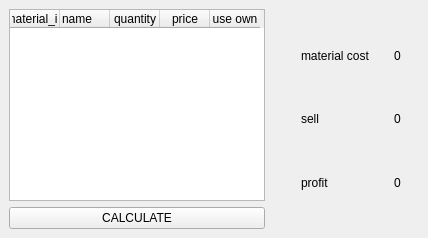
               <widget class="QWidget" name="tab">
                <property name="autoFillBackground">
                 <bool>false</bool>
                </property>
                <attribute name="title">
                 <string>Manufacture</string>
                </attribute>
                <layout class="QVBoxLayout" name="verticalLayout_5">
                 <property name="spacing">
                  <number>0</number>
                 </property>
                 <property name="leftMargin">
                  <number>0</number>
                 </property>
                 <property name="topMargin">
                  <number>0</number>
                 </property>
                 <property name="rightMargin">
                  <number>0</number>
                 </property>
                 <property name="bottomMargin">
                  <number>0</number>
                 </property>
                 <item>
                  <widget class="QWidget" name="widget_15" native="true">
                   <layout class="QHBoxLayout" name="horizontalLayout_9">
                    <property name="spacing">
                     <number>0</number>
                    </property>
                    <property name="leftMargin">
                     <number>0</number>
                    </property>
                    <property name="topMargin">
                     <number>0</number>
                    </property>
                    <property name="rightMargin">
                     <number>0</number>
                    </property>
                    <property name="bottomMargin">
                     <number>0</number>
                    </property>
                    <item>
                     <widget class="QWidget" name="widget_14" native="true">
                      <layout class="QVBoxLayout" name="verticalLayout_4">
                       <item>
                        <widget class="QTableWidget" name="table_2">
                         <property name="horizontalScrollBarPolicy">
                          <enum>Qt::ScrollBarAlwaysOff</enum>
                         </property>
                         <property name="selectionMode">
                          <enum>QAbstractItemView::NoSelection</enum>
                         </property>
                         <property name="selectionBehavior">
                          <enum>QAbstractItemView::SelectRows</enum>
                         </property>
                         <property name="verticalScrollMode">
                          <enum>QAbstractItemView::ScrollPerPixel</enum>
                         </property>
                         <property name="columnCount">
                          <number>5</number>
                         </property>
                         <attribute name="horizontalHeaderDefaultSectionSize">
                          <number>50</number>
                         </attribute>
                         <attribute name="verticalHeaderVisible">
                          <bool>false</bool>
                         </attribute>
                         <column>
                          <property name="text">
                           <string notr="true">material_id</string>
                          </property>
                         </column>
                         <column>
                          <property name="text">
                           <string>name</string>
                          </property>
                          <property name="textAlignment">
                           <set>AlignLeading|AlignVCenter</set>
                          </property>
                         </column>
                         <column>
                          <property name="text">
                           <string notr="true">quantity</string>
                          </property>
                          <property name="textAlignment">
                           <set>AlignCenter</set>
                          </property>
                         </column>
                         <column>
                          <property name="text">
                           <string notr="true">price</string>
                          </property>
                          <property name="textAlignment">
                           <set>AlignCenter</set>
                          </property>
                         </column>
                         <column>
                          <property name="text">
                           <string>use own</string>
                          </property>
                          <property name="textAlignment">
                           <set>AlignCenter</set>
                          </property>
                         </column>
                        </widget>
                       </item>
                       <item>
                        <widget class="QPushButton" name="pushButton">
                         <property name="text">
                          <string>CALCULATE</string>
                         </property>
                        </widget>
                       </item>
                      </layout>
                     </widget>
                    </item>
                    <item>
                     <widget class="QWidget" name="widget_10" native="true">
                      <layout class="QHBoxLayout" name="horizontalLayout_7">
                       <item>
                        <widget class="QWidget" name="widget_11" native="true">
                         <property name="minimumSize">
                          <size>
                           <width>30</width>
                           <height>0</height>
                          </size>
                         </property>
                         <layout class="QHBoxLayout" name="horizontalLayout_8">
                          <item>
                           <widget class="QWidget" name="widget_12" native="true">
                            <layout class="QVBoxLayout" name="verticalLayout_2">
                             <item>
                              <widget class="QLabel" name="label_10">
                               <property name="text">
                                <string>material cost</string>
                               </property>
                              </widget>
                             </item>
                             <item>
                              <widget class="QLabel" name="label_9">
                               <property name="text">
                                <string>sell</string>
                               </property>
                              </widget>
                             </item>
                             <item>
                              <widget class="QLabel" name="label_11">
                               <property name="text">
                                <string>profit</string>
                               </property>
                              </widget>
                             </item>
                            </layout>
                           </widget>
                          </item>
                          <item>
                           <widget class="QWidget" name="widget_13" native="true">
                            <layout class="QVBoxLayout" name="verticalLayout">
                             <item>
                              <widget class="QLabel" name="material_price">
                               <property name="text">
                                <string>0</string>
                               </property>
                              </widget>
                             </item>
                             <item>
                              <widget class="QLabel" name="sell">
                               <property name="text">
                                <string>0</string>
                               </property>
                              </widget>
                             </item>
                             <item>
                              <widget class="QLabel" name="profit">
                               <property name="text">
                                <string>0</string>
                               </property>
                              </widget>
                             </item>
                            </layout>
                           </widget>
                          </item>
                         </layout>
                        </widget>
                       </item>
                      </layout>
                     </widget>
                    </item>
                   </layout>
                  </widget>
                 </item>
                </layout>
               </widget>
